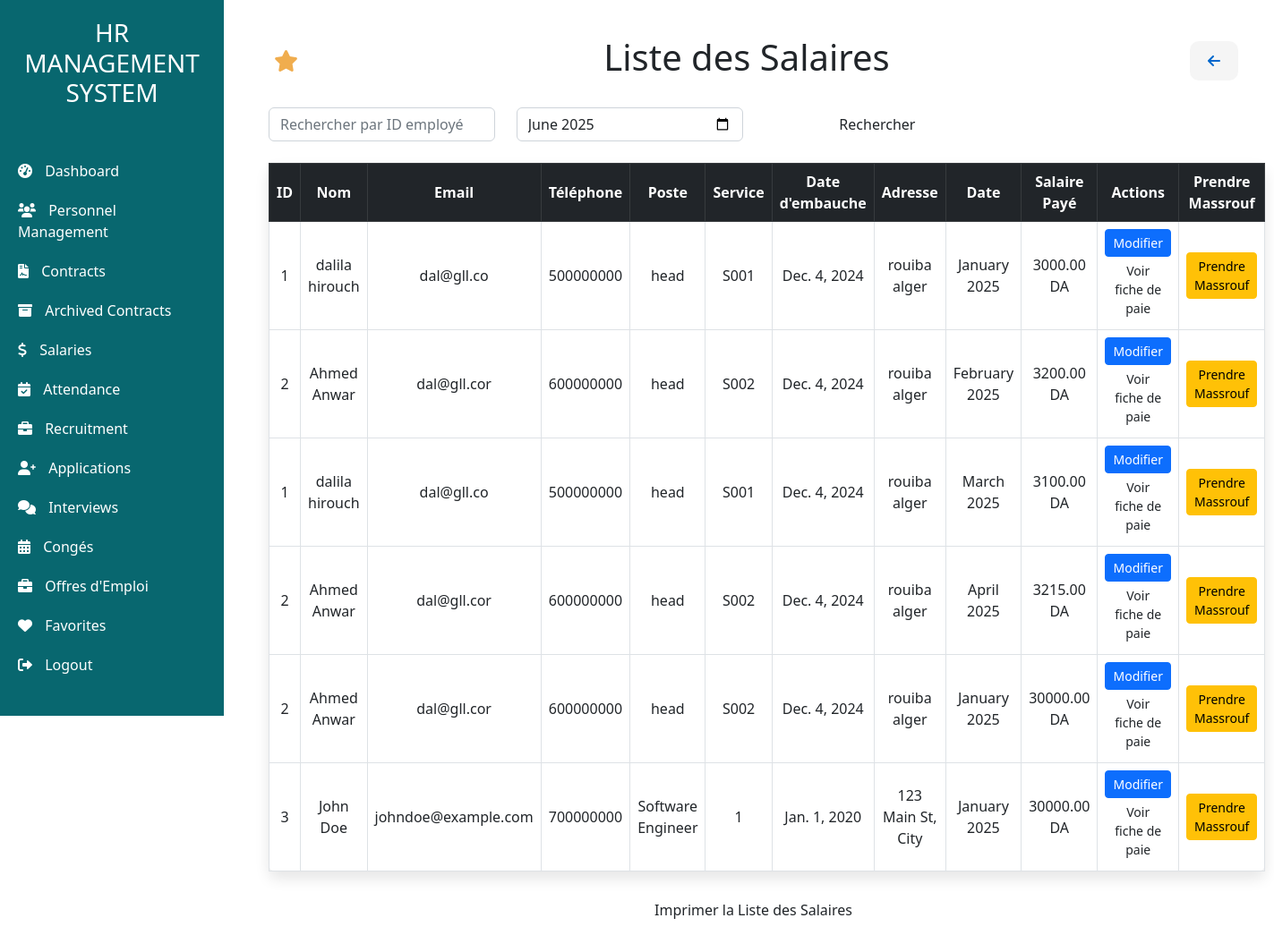
Screenshot of /Salaire/liste_salaires (signed in) with the database file from the repository.
### app/models.py (models this page shows, shortened)
class Personnel(models.Model):
    name = models.CharField(max_length=50)
    Email = models.EmailField(max_length=254)
    phone_validator = RegexValidator(
        regex=r'^(05|06|07)\d{8}$',
        message="Phone number must be 10 digits long and start with 05, 06, or 07."
    )
    Phone = models.CharField(max_length=10, validators=[phone_validator])  # Apply the validator to the Phone field
    date_naissance = models.DateField(null=False)
    GENDER_CHOICES = [
        ('M', 'Male'),
        ('F', 'Female'),
    ]
    gender = models.CharField(max_length=1, choices=GENDER_CHOICES, verbose_name="Gender", default='M')
    Position = models.CharField(max_length=40)
    skills = models.CharField(max_length=254)
    training = models.CharField(max_length=254)
    IdService = models.ForeignKey(Service, on_delete=models.CASCADE)
    hireDate = models.DateField()
    Adresse = models.CharField(max_length=254)
    jours_annuels = models.IntegerField(default=30, verbose_name="Jours de Congé Annuel")  # Default to 30 days

### salaire/models.py (models this page shows, shortened)
class Salaire(models.Model):
    id_salaire = models.AutoField(primary_key=True)
    id_employe = models.ForeignKey(Personnel, on_delete=models.CASCADE)  # Cascade delete when Personnel is deleted
    date_paie = models.DateField()  # The payment date
    montant = models.DecimalField(max_digits=10, decimal_places=2, default=0.00)  # Total salary amount
    salaire_base = models.DecimalField(max_digits=10, decimal_places=2, default=30000.00)  # Base salary
    salaire_jour = models.DecimalField(max_digits=10, decimal_places=2, default=2000.00)  # Daily salary
    absences = models.IntegerField(default=0)  # Number of absences
    massrouf_mensuel = models.DecimalField(max_digits=10, decimal_places=2, default=0.00)  # Monthly advance amount
    prime_performance = models.DecimalField(max_digits=10, decimal_places=2, default=0.00)  # Performance bonus
    prime_festive = models.DecimalField(max_digits=10, decimal_places=2, default=0.00)  # Festive bonus
    prime_total = models.DecimalField(max_digits=10, decimal_places=2, default=0.00)  # Total bonuses
    class Meta:
        constraints = [
            models.UniqueConstraint(
                fields=['id_employe', 'date_paie'],
                name='unique_salaire_per_employee_per_month'
            )
        ]

### salaire/views.py (the view, shortened to what this page needs)
# urls.py: path('Salaire/liste_salaires', salaire_views.employee, name='salaire'),
@login_required
def employee(request):
    salaire_queryset = Salaire.objects.all()
    id_employe = request.GET.get('id_employe', '')
    query_date = request.GET.get('q', '')  # Match the input name in your template
    print(query_date)
    if id_employe:
        salaire_queryset = salaire_queryset.filter(id_employe_id=id_employe)
    employe_salaire = []
    for salaire_instance in salaire_queryset.select_related('id_employe'):
        personnel = salaire_instance.id_employe
        if personnel:
            employe_salaire.append({
                **model_to_dict(personnel),
                'salaire': model_to_dict(salaire_instance),
                'date_paie': salaire_instance.date_paie.strftime('%Y-%m-%d'),
            })
    current_date = datetime.now()
    default_month_year = f"{current_date.year}-{current_date.month:02d}"
    context = {
        'employe_salaire': employe_salaire,
        'current_url': request.path.lstrip('/'),
        'default_month_year': default_month_year,
    }
    return render(request, 'salaire/liste_salaire.html', context)

### salaire/templates/salaire/liste_salaire.html (shortened to what this page needs)
<!DOCTYPE html>
<html lang="en">
<head>
    <link href="https://cdn.jsdelivr.net/npm/bootstrap@5.3.0/dist/css/bootstrap.min.css" rel="stylesheet">
</head>
<body>
    {% extends "base.html" %}
    {% block content %}
    <div class="main-content">
        <div class="d-flex justify-content-between align-items-center mb-4">
            <form method="post" action="{% url 'ajouter_favoris' current_url=current_url %}">
                <button type="submit" class="favorite-btn" title="Add to Favorites">
                    <i class="fas fa-star"></i>
                </button>
            </form>
            <h1>Liste des Salaires</h1>
            <a href="javascript:history.back()" class="go-back-btn" title="Go Back">
                <i class="fas fa-arrow-left"></i>
            </a>
        </div>
        <form method="get" action="">
            <div class="filter-bar my-4 row">
                <div class="col-md-3">
                    <input type="text" name="id_employe" class="form-control" placeholder="Rechercher par ID employé" value="{{ request.GET.id_employe }}">
                </div>
                <div class="col-md-3">
                    <input
                        type="month"
                        name="q"
                        class="form-control"
                        placeholder="Choisir une date"
                        value="{{ request.GET.q|default:default_month_year }}"
                    >
                </div>
                <div class="col-md-3">
                    <button type="submit" class="btn btn-custom w-100">Rechercher</button>
                </div>
            </div>
        </form>
        <div id="printableArea">
            <table class="table table-bordered">
                <thead class="table-dark">
                    <tr>
                        <th>ID</th>
                        <th>Nom</th>
                        <th>Email</th>
                        <th>Téléphone</th>
                        <th>Poste</th>
                        <th>Service</th>
                        <th>Date d'embauche</th>
                        <th>Adresse</th>
                        <th>Date</th>
                        <th>Salaire Payé</th>
                        <th>Actions</th>
                        <th>Prendre Massrouf</th>
                    </tr>
                </thead>
                <tbody>
                    {% for employe in employe_salaire %}
                    <tr>
                        <td>{{ employe.id }}</td>
                        <td>{{ employe.name }}</td>
                        <td>{{ employe.Email }}</td>
                        <td>{{ employe.Phone }}</td>
                        <td>{{ employe.Position }}</td>
                        <td>{{ employe.IdService }}</td>
                        <td>{{ employe.hireDate }}</td>
                        <td>{{ employe.Adresse }}</td>
                        <td>{{ employe.salaire.date_paie|date:"F Y" }}</td>
                        <td>{{ employe.salaire.montant }} DA</td>
                        <td>
                            <a href="{% url 'modifier_salaire' employe.id employe.salaire.date_paie %}" class="btn btn-primary btn-sm">Modifier</a>
                            <a href="{% url 'ajouter_fiche_paie' employe.id employe.salaire.date_paie %}" class="btn btn-custom btn-sm">Voir fiche de paie</a>
                        </td>
                        <td>
                            <a href="{% url 'prendre_massrouf' employe.id employe.salaire.date_paie %}" class="btn btn-warning btn-sm">Prendre Massrouf</a>
                        </td>
                    </tr>
                    {% empty %}
                    <tr>
                        <td colspan="12" class="text-center">Aucun employé trouvé.</td>
                    </tr>
                    {% endfor %}
                </tbody>
            </table>
        </div>
        <div class="text-center mt-4">
            <button onclick="printTable()" class="btn btn-custom">Imprimer la Liste des Salaires</button>
        </div>
    </div>
    {% endblock %}

### salaire/templates/salaire/liste_salaire.html (style rules this page uses)
body { font-family: 'Roboto', sans-serif; background-color: #f4f6f9; color: #333; }
.main-content { padding: 20px; }
.btn-custom { background-color: #08676F; color: #fff; text-decoration: none; padding: 10px 15px; border-radius: 5px; transition: background-color 0.3s; }
.go-back-btn { background-color: #f5f5f5; color: #0066cc; border: none; padding: 10px 20px; font-size: 1rem; font-weight: bold; border-radius: 10px; transition: background-color 0.3s ease; }
.favorite-btn { background-color: transparent; border: none; color: #f0ad4e; font-size: 1.5rem; cursor: pointer; transition: color 0.3s ease; }
.table th, .table td { text-align: center; vertical-align: middle; }
.table { background-color: #fff; border-radius: 8px; box-shadow: 0 8px 16px rgba(0, 0, 0, 0.1); }
.btn-sm { font-size: 0.9rem; }

### rows the page displays
Personnel: name "dalila hirouch" "dalila hirouch", Email "dal@gll.co" "dal@gll.co", Phone "500000000" "500000000", Position "head" "head", IdService "S001" "S001", hireDate "Dec. 4, 2024" "Dec. 4, 2024", Adresse "rouiba alger" "rouiba alger"
Salaire: salaire.date_paie "January 2025", salaire.montant "3000.00"
Personnel: name "Ahmed Anwar" "Ahmed Anwar" "Ahmed Anwar", Email "dal@gll.cor" "dal@gll.cor" "dal@gll.cor", Phone "600000000" "600000000" "600000000", Position "head" "head" "head", IdService "S002" "S002" "S002", hireDate "Dec. 4, 2024" "Dec. 4, 2024" "Dec. 4, 2024", Adresse "rouiba alger" "rouiba alger" "rouiba alger"
Salaire: salaire.date_paie "February 2025", salaire.montant "3200.00"
Salaire: salaire.date_paie "March 2025", salaire.montant "3100.00"
Salaire: salaire.date_paie "April 2025", salaire.montant "3215.00"
Salaire: salaire.date_paie "January 2025", salaire.montant "30000.00"
Personnel: name "John Doe", Email "johndoe@example.com", Phone "700000000", Position "Software Engineer", hireDate "Jan. 1, 2020", Adresse "123 Main St, City"
Salaire: salaire.date_paie "January 2025", salaire.montant "30000.00"

### other values shown
{{ employe.id }} "1" "2" "1" "2" "2" "3"
{{ employe.IdService }} "1"
